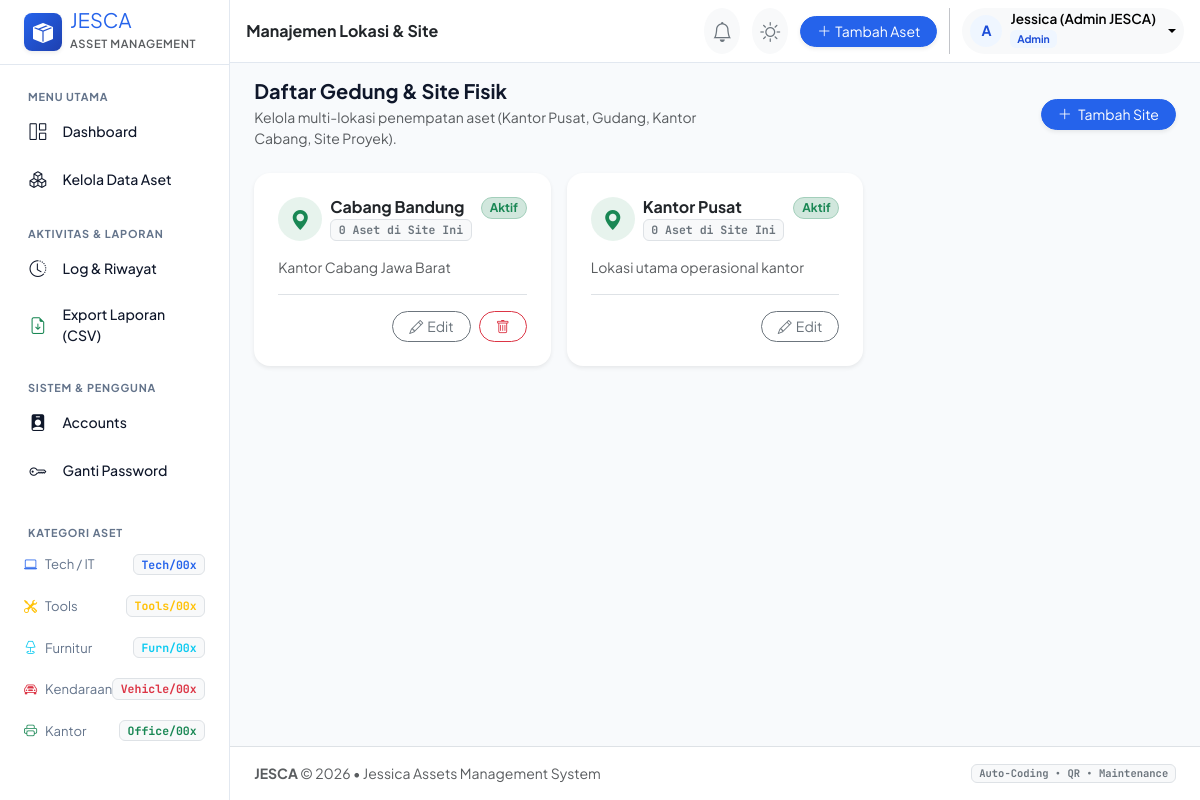
The app's page /sites (signed in) with its own data.
### app.py (models this page shows, shortened)
class User(UserMixin, db.Model):
    __tablename__ = 'users'
    id = db.Column(db.Integer, primary_key=True)
    username = db.Column(db.String(80), unique=True, nullable=False, index=True)
    password_hash = db.Column(db.String(255), nullable=False)
    full_name = db.Column(db.String(120), default='Administrator')
    role = db.Column(db.String(30), default='Admin')  # Admin, Staff, Auditor, Teknisi
    is_active = db.Column(db.Boolean, default=True)
    created_at = db.Column(db.DateTime, default=datetime.utcnow)
    force_password_change = db.Column(db.Boolean, default=False)
    api_key = db.Column(db.String(64), nullable=True, unique=True, index=True)
    last_login = db.Column(db.DateTime, nullable=True)
    failed_login_count = db.Column(db.Integer, default=0)
    locked_until = db.Column(db.DateTime, nullable=True)

class Site(db.Model):
    __tablename__ = 'sites'
    id = db.Column(db.Integer, primary_key=True)
    name = db.Column(db.String(100), unique=True, nullable=False)
    description = db.Column(db.String(255), nullable=True)
    is_active = db.Column(db.Boolean, default=True)
    created_at = db.Column(db.DateTime, default=datetime.utcnow)

### app.py (the view)
@app.route('/sites')
@login_required
@role_required('Admin', 'Staff')
def sites():
    site_list = Site.query.order_by(Site.name.asc()).all()
    return render_template('sites.html', sites=site_list)

### templates/sites.html (shortened to what this page needs)
{% extends "base.html" %}
{% block page_heading %}Manajemen Lokasi & Site{% endblock %}
{% block content %}
<div class="row g-3 align-items-center mb-4">
    <div class="col-md-6">
        <h5 class="fw-bold mb-1">Daftar Gedung & Site Fisik</h5>
        <p class="text-muted small mb-0">Kelola multi-lokasi penempatan aset (Kantor Pusat, Gudang, Kantor Cabang, Site Proyek).</p>
    </div>
    <div class="col-md-6 text-md-end">
        {% if current_user.role == 'Admin' %}
        <button type="button" class="btn btn-primary btn-sm rounded-pill px-3 shadow-sm" data-bs-toggle="modal" data-bs-target="#addSiteModal">
            <i class="bi bi-plus-lg me-1"></i> Tambah Site
        </button>
        {% endif %}
    </div>
</div>
<div class="row g-3">
    {% for s in sites %}
    <div class="col-md-6 col-lg-4">
        <div class="card border-0 shadow-sm rounded-4 h-100">
            <div class="card-body p-4 d-flex flex-column justify-content-between">
                <div>
                    <div class="d-flex align-items-start justify-content-between mb-3">
                        <div class="d-flex align-items-center gap-2">
                            <div class="bg-success bg-opacity-10 text-success rounded-circle p-2 d-flex align-items-center justify-content-center" style="width: 44px; height: 44px;">
                                <i class="bi bi-geo-alt-fill fs-5"></i>
                            </div>
                            <div>
                                <h6 class="fw-bold mb-0 text-dark">{{ s.name }}</h6>
                                <span class="badge bg-light text-secondary border font-monospace" style="font-size: 0.72rem;">
                                    {{ s.assets|length }} Aset di Site Ini
                                </span>
                            </div>
                        </div>
                        {% if s.is_active %}
                        <span class="badge bg-success-subtle text-success border border-success-subtle rounded-pill">Aktif</span>
                        {% else %}
                        <span class="badge bg-danger-subtle text-danger border border-danger-subtle rounded-pill">Nonaktif</span>
                        {% endif %}
                    </div>
                    <p class="text-muted small mb-3">
                        {{ s.description or 'Tidak ada keterangan tambahan.' }}
                    </p>
                </div>
                {% if current_user.role == 'Admin' %}
                <div class="border-top pt-3 d-flex justify-content-end gap-2">
                    <button class="btn btn-outline-secondary btn-sm rounded-pill px-3" data-bs-toggle="modal" data-bs-target="#editSiteModal{{ s.id }}">
                        <i class="bi bi-pencil me-1"></i>Edit
                    </button>
                    {% if s.name != 'Kantor Pusat' %}
                    <form method="POST" action="{{ url_for('delete_site', site_id=s.id) }}" onsubmit="return confirm('Hapus site {{ s.name }}? Aset yang berada di site ini akan tetap tersimpan.');">
                        <button type="submit" class="btn btn-outline-danger btn-sm rounded-pill px-3">
                            <i class="bi bi-trash"></i>
                        </button>
                    </form>
                    {% endif %}
                </div>
                {% endif %}
            </div>
        </div>
    </div>
    {% endfor %}
</div>
{% endblock %}

### templates/base.html (shortened to what this page needs)
<!DOCTYPE html>
<html lang="id">
<head>
    <link href="https://cdn.jsdelivr.net/npm/bootstrap@5.3.3/dist/css/bootstrap.min.css" rel="stylesheet">
    <link href="https://cdn.jsdelivr.net/npm/bootstrap-icons@1.11.3/font/bootstrap-icons.min.css" rel="stylesheet">
    <link rel="stylesheet" href="{{ url_for('static', filename='css/style.css') }}">
</head>
<body>
    {% if current_user.is_authenticated %}
    <div class="d-flex" id="wrapper">
        <aside class="sidebar bg-white border-end" id="sidebar-wrapper">
            <div class="sidebar-heading px-4 py-3 border-bottom d-flex align-items-center justify-content-between">
                <a href="{{ url_for('dashboard') }}" class="d-flex align-items-center text-decoration-none text-dark gap-2">
                    <div class="brand-icon rounded-3 d-flex align-items-center justify-content-center text-white shadow-sm">
                        <i class="bi bi-box-seam-fill fs-5"></i>
                    </div>
                    <div>
                        <span class="fs-5 fw-extrabold tracking-tight text-primary d-block lh-1">JESCA</span>
                        <small class="text-muted fw-semibold" style="font-size: 0.7rem; letter-spacing: 0.6px;">ASSET MANAGEMENT</small>
                    </div>
                </a>
            </div>
            <div class="sidebar-menu p-3">
                <div class="menu-label">Menu Utama</div>
                <ul class="nav nav-pills flex-column gap-1 mb-3">
                    <li class="nav-item">
                        <a href="{{ url_for('dashboard') }}" class="nav-link {% if request.endpoint == 'dashboard' %}active{% endif %} d-flex align-items-center gap-3">
                            <i class="bi bi-grid-1x2"></i>
                            <span>Dashboard</span>
                        </a>
                    </li>
                    <li class="nav-item">
                        <a href="{{ url_for('assets') }}" class="nav-link {% if request.endpoint == 'assets' %}active{% endif %} d-flex align-items-center gap-3">
                            <i class="bi bi-boxes"></i>
                            <span>Kelola Data Aset</span>
                        </a>
                    </li>
                </ul>
                <div class="menu-label">Aktivitas & Laporan</div>
                <ul class="nav nav-pills flex-column gap-1 mb-3">
                    <li class="nav-item">
                        <a href="{{ url_for('history') }}" class="nav-link {% if request.endpoint == 'history' %}active{% endif %} d-flex align-items-center gap-3">
                            <i class="bi bi-clock-history"></i>
                            <span>Log & Riwayat</span>
                        </a>
                    </li>
                    <li class="nav-item">
                        <a href="{{ url_for('export_assets_csv') }}" class="nav-link d-flex align-items-center gap-3">
                            <i class="bi bi-file-earmark-arrow-down text-success"></i>
                            <span>Export Laporan (CSV)</span>
                        </a>
                    </li>
                </ul>
                <div class="menu-label">Sistem & Pengguna</div>
                <ul class="nav nav-pills flex-column gap-1 mb-4">
                    {% if current_user.role == 'Admin' %}
                    <li class="nav-item">
                        <a href="{{ url_for('accounts') }}" class="nav-link {% if request.endpoint in ['accounts', 'users_redirect'] %}active{% endif %} d-flex align-items-center gap-3">
                            <i class="bi bi-person-badge-fill"></i>
                            <span>Accounts</span>
                        </a>
                    </li>
                    {% endif %}
                    <li class="nav-item">
                        <a href="#" class="nav-link d-flex align-items-center gap-3" data-bs-toggle="modal" data-bs-target="#changePasswordModal">
                            <i class="bi bi-key"></i>
                            <span>Ganti Password</span>
                        </a>
                    </li>
                </ul>
                <div class="menu-label">Kategori Aset</div>
                <div class="d-flex flex-column gap-1">
                    <a href="{{ url_for('assets', category='Tech') }}" class="category-pill d-flex align-items-center justify-content-between p-2 rounded-2 text-decoration-none">
                        <span class="d-flex align-items-center gap-2"><i class="bi bi-laptop text-primary"></i> Tech / IT</span>
                        <span class="badge bg-light text-primary border font-monospace" style="font-size: 0.72rem;">Tech/00x</span>
                    </a>
                    <a href="{{ url_for('assets', category='Tools') }}" class="category-pill d-flex align-items-center justify-content-between p-2 rounded-2 text-decoration-none">
                        <span class="d-flex align-items-center gap-2"><i class="bi bi-tools text-warning"></i> Tools</span>
                        <span class="badge bg-light text-warning border font-monospace" style="font-size: 0.72rem;">Tools/00x</span>
                    </a>
                    <a href="{{ url_for('assets', category='Furniture') }}" class="category-pill d-flex align-items-center justify-content-between p-2 rounded-2 text-decoration-none">
                        <span class="d-flex align-items-center gap-2"><i class="bi bi-lamp text-info"></i> Furnitur</span>
                        <span class="badge bg-light text-info border font-monospace" style="font-size: 0.72rem;">Furn/00x</span>
                    </a>
                    <a href="{{ url_for('assets', category='Vehicle') }}" class="category-pill d-flex align-items-center justify-content-between p-2 rounded-2 text-decoration-none">
                        <span class="d-flex align-items-center gap-2"><i class="bi bi-car-front text-danger"></i> Kendaraan</span>
                        <span class="badge bg-light text-danger border font-monospace" style="font-size: 0.72rem;">Vehicle/00x</span>
                    </a>
                    <a href="{{ url_for('assets', category='Office') }}" class="category-pill d-flex align-items-center justify-content-between p-2 rounded-2 text-decoration-none">
                        <span class="d-flex align-items-center gap-2"><i class="bi bi-printer text-success"></i> Kantor</span>
                        <span class="badge bg-light text-success border font-monospace" style="font-size: 0.72rem;">Office/00x</span>
                    </a>
                </div>
            </div>
        </aside>
        <div id="page-content-wrapper" class="w-100 d-flex flex-column min-vh-100">
            <nav class="navbar navbar-expand-lg bg-white border-bottom sticky-top px-3 py-2">
                <div class="container-fluid px-0">
                    <div class="d-flex align-items-center gap-2">
                        <span class="fw-bold fs-6 text-dark">{% block page_heading %}JESCA{% endblock %}</span>
                    </div>
                    <div class="d-flex align-items-center gap-2 ms-auto">
                        <div class="dropdown me-1">
                            <button class="btn btn-light position-relative border-0 rounded-circle p-2 shadow-none" type="button" data-bs-toggle="dropdown" aria-expanded="false" title="Pemberitahuan Maintenance">
                                <i class="bi bi-bell fs-5 text-secondary"></i>
                            </button>
                        </div>
                        <div class="dropdown me-1">
                            <button class="btn btn-light border-0 rounded-circle p-2 shadow-none" type="button" data-bs-toggle="dropdown" aria-expanded="false" title="Ganti Tema Tampilan" id="themeToggleBtn">
                                <i class="bi bi-palette fs-5 text-secondary" id="themeIcon"></i>
                            </button>
                        </div>
                        <a href="{{ url_for('assets') }}" class="btn btn-primary btn-sm rounded-pill px-3 py-1 d-flex align-items-center gap-1 shadow-sm">
                            <i class="bi bi-plus-lg"></i>
                            <span class="d-none d-sm-inline">Tambah Aset</span>
                        </a>
                        <div class="dropdown">
                            <button class="btn btn-light border-0 d-flex align-items-center gap-2 py-1 px-2 rounded-pill dropdown-toggle shadow-none" type="button" data-bs-toggle="dropdown" aria-expanded="false">
                                <div class="avatar-circle bg-primary-subtle text-primary fw-bold">
                                    {{ current_user.username[0]|upper }}
                                </div>
                                <div class="text-start d-none d-md-block">
                                    <div class="fw-semibold lh-1" style="font-size: 0.85rem;">{{ current_user.full_name }}</div>
                                    <span class="badge bg-primary-subtle text-primary" style="font-size: 0.65rem;">{{ current_user.role }}</span>
                                </div>
                            </button>
                        </div>
                    </div>
                </div>
            </nav>
            <div class="container-fluid px-3 px-md-4 pt-3">
            </div>
            <main class="flex-grow-1 container-fluid px-3 px-md-4 pb-4">
                {% block content %}{% endblock %}
            </main>
            <footer class="bg-white border-top py-3 px-4 text-center text-muted small">
                <div class="d-flex flex-column flex-sm-row justify-content-between align-items-center gap-2">
                    <div>
                        <strong>JESCA</strong> &copy; 2026 &bull; Jessica Assets Management System
                    </div>
                    <div class="d-flex align-items-center gap-2">
                        <span class="badge bg-light text-secondary border font-monospace">Auto-Coding &bull; QR &bull; Maintenance</span>
                    </div>
                </div>
            </footer>
        </div>
    </div>
    {% else %}
        <main class="min-vh-100 d-flex flex-column justify-content-center py-4 bg-light">
            {% block auth_content %}{% endblock %}
        </main>
    {% endif %}
</body>
</html>

### records on screen
User: username "A", full_name "Jessica (Admin JESCA)", role "Admin"
Site: name "Cabang Bandung", assets|length "0", is_active "Aktif", description "Kantor Cabang Jawa Barat"
Site: name "Kantor Pusat", assets|length "0", is_active "Aktif", description "Lokasi utama operasional kantor"
